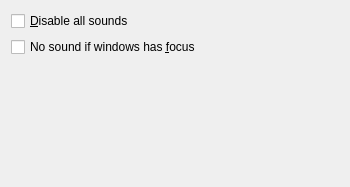
<ui version="4.0" >
 <class>SoundUserConfigBase</class>
 <widget class="QWidget" name="SoundUserConfigBase" >
  <property name="geometry" >
   <rect>
    <x>0</x>
    <y>0</y>
    <width>350</width>
    <height>187</height>
   </rect>
  </property>
  <property name="windowTitle" >
   <string>Form1</string>
  </property>
  <layout class="QVBoxLayout" >
   <property name="margin" >
    <number>11</number>
   </property>
   <property name="spacing" >
    <number>6</number>
   </property>
   <item>
    <widget class="QCheckBox" name="chkDisable" >
     <property name="text" >
      <string>&amp;Disable all sounds</string>
     </property>
    </widget>
   </item>
   <item>
    <widget class="QCheckBox" name="chkActive" >
     <property name="text" >
      <string>No sound if windows has &amp;focus</string>
     </property>
    </widget>
   </item>
   <item>
    <widget class="ListView" native="1" name="lstSound" />
   </item>
  </layout>
 </widget>
 <customwidgets>
  <customwidget>
   <class>ListView</class>
   <extends>QWidget</extends>
   <header>listview.h</header>
  </customwidget>
 </customwidgets>
 <tabstops>
  <tabstop>chkDisable</tabstop>
  <tabstop>chkActive</tabstop>
 </tabstops>
 <resources/>
 <connections/>
</ui>
